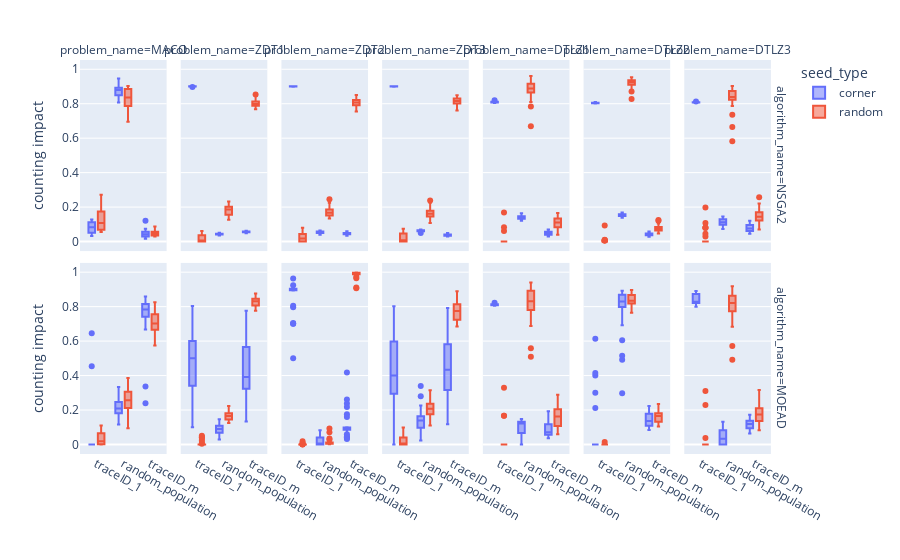

The cell this chart's notebook holds for it:
### Code cell
import pandas as pd
import plotly.express as px

def plot_CI_data(filtered_df):
    fig = px.box(
        filtered_df,
        color="seed_type",
        facet_col="problem_name",
        facet_row="algorithm_name",
        labels={
                "value": "counting impact",
                "variable": "",
                "percentage_of_optimal_genes": "% optimal genes",
                "traceID_1" : "seed ind"
            },
        title=""
        #height=700, width=1000
        )
    #fig.write_image("../figures/rosenbrock_genome_vs_fitness_impact.pdf")
    fig.show()

gen = 100

ci_d2_df = pd.read_csv("../data/preliminary_test/counting_impact_opt_do2.csv")
ci_d3_df = pd.read_csv("../data/preliminary_test/counting_impact_opt_do3.csv")
ci_df = pd.concat([ci_d2_df, ci_d3_df])
ci_df = ci_df[ci_df.generation == gen]
ci_df['random_population'] = ci_df[["traceID_"+str(i) for i in range(2, 92)]].sum(axis=1) #91 = pop_size

current_df = ci_df[['traceID_1', 'random_population', 'traceID_m', 'algorithm_name', 'problem_name', "seed_type"]]

plot_CI_data(current_df)
